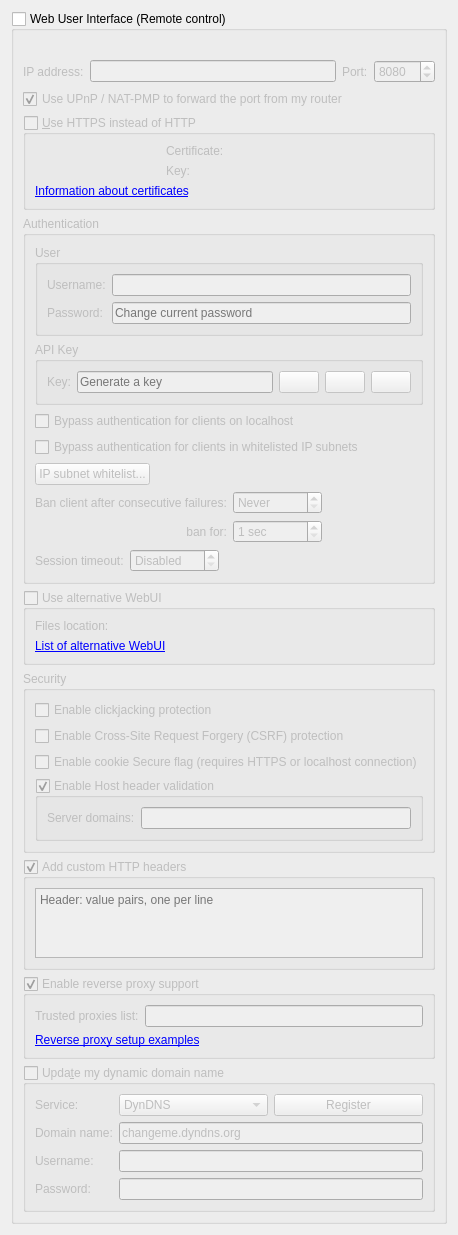
          <widget class="QWidget" name="scrollAreaWidgetContents_7">
           <property name="geometry">
            <rect>
             <x>0</x>
             <y>0</y>
             <width>382</width>
             <height>1045</height>
            </rect>
           </property>
           <layout class="QVBoxLayout" name="verticalLayout_23">
            <item>
             <widget class="QGroupBox" name="checkWebUI">
              <property name="title">
               <string>Web User Interface (Remote control)</string>
              </property>
              <property name="checkable">
               <bool>true</bool>
              </property>
              <property name="checked">
               <bool>false</bool>
              </property>
              <layout class="QVBoxLayout" name="verticalLayout_2">
               <item>
                <widget class="QLabel" name="labelWebUIError">
                 <property name="font">
                  <font>
                   <italic>true</italic>
                  </font>
                 </property>
                 <property name="text">
                  <string/>
                 </property>
                </widget>
               </item>
               <item>
                <layout class="QHBoxLayout" name="horizontalLayout_2">
                 <item>
                  <widget class="QLabel" name="lblWebUIAddress">
                   <property name="text">
                    <string>IP address:</string>
                   </property>
                  </widget>
                 </item>
                 <item>
                  <widget class="QLineEdit" name="textWebUIAddress">
                   <property name="toolTip">
                    <string>IP address that the Web UI will bind to.
Specify an IPv4 or IPv6 address. You can specify &quot;0.0.0.0&quot; for any IPv4 address,
&quot;::&quot; for any IPv6 address, or &quot;*&quot; for both IPv4 and IPv6.</string>
                   </property>
                  </widget>
                 </item>
                 <item>
                  <widget class="QLabel" name="lblWebUIPort">
                   <property name="text">
                    <string>Port:</string>
                   </property>
                  </widget>
                 </item>
                 <item>
                  <widget class="QSpinBox" name="spinWebUIPort">
                   <property name="minimum">
                    <number>1</number>
                   </property>
                   <property name="maximum">
                    <number>65535</number>
                   </property>
                   <property name="value">
                    <number>8080</number>
                   </property>
                  </widget>
                 </item>
                </layout>
               </item>
               <item>
                <widget class="QCheckBox" name="checkWebUIUPnP">
                 <property name="text">
                  <string>Use UPnP / NAT-PMP to forward the port from my router</string>
                 </property>
                 <property name="checked">
                  <bool>true</bool>
                 </property>
                </widget>
               </item>
               <item>
                <widget class="QGroupBox" name="checkWebUIHttps">
                 <property name="title">
                  <string>&amp;Use HTTPS instead of HTTP</string>
                 </property>
                 <property name="checkable">
                  <bool>true</bool>
                 </property>
                 <property name="checked">
                  <bool>false</bool>
                 </property>
                 <layout class="QGridLayout" name="gridLayout_11">
                  <item row="0" column="0">
                   <widget class="QLabel" name="lblSslCertStatus"/>
                  </item>
                  <item row="0" column="1">
                   <widget class="QLabel" name="lblWebUICrt">
                    <property name="text">
                     <string>Certificate:</string>
                    </property>
                   </widget>
                  </item>
                  <item row="0" column="2">
                   <widget class="FileSystemPathLineEdit" name="textWebUIHttpsCert" native="true"/>
                  </item>
                  <item row="1" column="0">
                   <widget class="QLabel" name="lblSslKeyStatus"/>
                  </item>
                  <item row="1" column="1">
                   <widget class="QLabel" name="lblWebUIKey">
                    <property name="text">
                     <string>Key:</string>
                    </property>
                   </widget>
                  </item>
                  <item row="1" column="2">
                   <widget class="FileSystemPathLineEdit" name="textWebUIHttpsKey" native="true"/>
                  </item>
                  <item row="2" column="0" colspan="3">
                   <widget class="QLabel" name="lblWebUICertInfo">
                    <property name="text">
                     <string>&lt;a href=https://httpd.apache.org/docs/current/ssl/ssl_faq.html#aboutcerts&gt;Information about certificates&lt;/a&gt;</string>
                    </property>
                    <property name="openExternalLinks">
                     <bool>true</bool>
                    </property>
                    <property name="textInteractionFlags">
                     <set>Qt::TextInteractionFlag::LinksAccessibleByKeyboard|Qt::TextInteractionFlag::LinksAccessibleByMouse</set>
                    </property>
                   </widget>
                  </item>
                 </layout>
                </widget>
               </item>
               <item>
                <widget class="QGroupBox" name="groupWebUIAuth">
                 <property name="title">
                  <string>Authentication</string>
                 </property>
                 <layout class="QVBoxLayout" name="verticalLayout_35">
                  <item>
                   <widget class="QGroupBox" name="groupWebUIUser">
                    <property name="title">
                     <string>User</string>
                    </property>
                    <layout class="QGridLayout" name="gridLayoutUser">
                     <item row="0" column="0">
                      <widget class="QLabel" name="lblWebUIUsername">
                       <property name="text">
                        <string>Username:</string>
                       </property>
                      </widget>
                     </item>
                     <item row="0" column="1">
                      <widget class="QLineEdit" name="textWebUIUsername"/>
                     </item>
                     <item row="1" column="0">
                      <widget class="QLabel" name="lblWebUIPassword">
                       <property name="text">
                        <string>Password:</string>
                       </property>
                      </widget>
                     </item>
                     <item row="1" column="1">
                      <widget class="QLineEdit" name="textWebUIPassword">
                       <property name="echoMode">
                        <enum>QLineEdit::EchoMode::Password</enum>
                       </property>
                       <property name="placeholderText">
                        <string>Change current password</string>
                       </property>
                      </widget>
                     </item>
                    </layout>
                   </widget>
                  </item>
                  <item>
                   <widget class="QGroupBox" name="groupWebUIAPIKey">
                    <property name="title">
                     <string>API Key</string>
                    </property>
                    <layout class="QGridLayout" name="gridLayoutAPIKey">
                     <item row="0" column="0">
                      <widget class="QLabel" name="lblWebUIAPIKey">
                       <property name="text">
                        <string>Key:</string>
                       </property>
                      </widget>
                     </item>
                     <item row="0" column="1">
                      <layout class="QHBoxLayout" name="horizontalLayoutAPIKey">
                       <item>
                        <widget class="QLineEdit" name="textWebUIAPIKey">
                         <property name="readOnly">
                          <bool>true</bool>
                         </property>
                         <property name="placeholderText">
                          <string>Generate a key</string>
                         </property>
                        </widget>
                       </item>
                       <item>
                        <widget class="QPushButton" name="btnWebUIAPIKeyCopy">
                         <property name="enabled">
                          <bool>false</bool>
                         </property>
                         <property name="toolTip">
                          <string>Copy API key</string>
                         </property>
                         <property name="icon">
                          <iconset>
                           <normaloff>:/icons/edit-copy.svg</normaloff>:/icons/edit-copy.svg</iconset>
                         </property>
                        </widget>
                       </item>
                       <item>
                        <widget class="QPushButton" name="btnWebUIAPIKeyRotate">
                         <property name="toolTip">
                          <string>Generate API key</string>
                         </property>
                         <property name="icon">
                          <iconset>
                           <normaloff>:/icons/view-refresh.svg</normaloff>:/icons/view-refresh.svg</iconset>
                         </property>
                        </widget>
                       </item>
                       <item>
                        <widget class="QPushButton" name="btnWebUIAPIKeyDelete">
                         <property name="toolTip">
                          <string>Delete API key</string>
                         </property>
                         <property name="icon">
                          <iconset>
                           <normaloff>:/icons/list-remove.svg</normaloff>:/icons/list-remove.svg</iconset>
                         </property>
                        </widget>
                       </item>
                      </layout>
                     </item>
                    </layout>
                   </widget>
                  </item>
                  <item>
                   <widget class="QCheckBox" name="checkBypassLocalAuth">
                    <property name="text">
                     <string>Bypass authentication for clients on localhost</string>
                    </property>
                   </widget>
                  </item>
                  <item>
                   <widget class="QCheckBox" name="checkBypassAuthSubnetWhitelist">
                    <property name="text">
                     <string>Bypass authentication for clients in whitelisted IP subnets</string>
                    </property>
                   </widget>
                  </item>
                  <item>
                   <widget class="QPushButton" name="IPSubnetWhitelistButton">
                    <property name="sizePolicy">
                     <sizepolicy hsizetype="Fixed" vsizetype="Fixed">
                      <horstretch>0</horstretch>
                      <verstretch>0</verstretch>
                     </sizepolicy>
                    </property>
                    <property name="text">
                     <string>IP subnet whitelist...</string>
                    </property>
                   </widget>
                  </item>
                  <item>
                   <layout class="QGridLayout" name="gridLayout_10">
                    <item row="0" column="0">
                     <widget class="QLabel" name="lblBanCounter">
                      <property name="text">
                       <string>Ban client after consecutive failures:</string>
                      </property>
                     </widget>
                    </item>
                    <item row="0" column="1">
                     <widget class="QSpinBox" name="spinBanCounter">
                      <property name="specialValueText">
                       <string>Never</string>
                      </property>
                      <property name="maximum">
                       <number>2147483647</number>
                      </property>
                     </widget>
                    </item>
                    <item row="0" column="2">
                     <spacer name="horizontalSpacer_15">
                      <property name="orientation">
                       <enum>Qt::Orientation::Horizontal</enum>
                      </property>
                      <property name="sizeHint" stdset="0">
                       <size>
                        <width>40</width>
                        <height>20</height>
                       </size>
                      </property>
                     </spacer>
                    </item>
                    <item row="1" column="0">
                     <widget class="QLabel" name="lblBanDuration">
                      <property name="text">
                       <string>ban for:</string>
                      </property>
                      <property name="alignment">
                       <set>Qt::AlignmentFlag::AlignRight|Qt::AlignmentFlag::AlignTrailing|Qt::AlignmentFlag::AlignVCenter</set>
                      </property>
                     </widget>
                    </item>
                    <item row="1" column="1">
                     <widget class="QSpinBox" name="spinBanDuration">
                      <property name="suffix">
                       <string> sec</string>
                      </property>
                      <property name="minimum">
                       <number>1</number>
                      </property>
                      <property name="maximum">
                       <number>2147483647</number>
                      </property>
                     </widget>
                    </item>
                   </layout>
                  </item>
                  <item>
                   <layout class="QHBoxLayout" name="horizontalLayout_13">
                    <item>
                     <widget class="QLabel" name="lblSessionTimeout">
                      <property name="text">
                       <string>Session timeout:</string>
                      </property>
                     </widget>
                    </item>
                    <item>
                     <widget class="QSpinBox" name="spinSessionTimeout">
                      <property name="specialValueText">
                       <string>Disabled</string>
                      </property>
                      <property name="suffix">
                       <string> sec</string>
                      </property>
                      <property name="maximum">
                       <number>2147483647</number>
                      </property>
                     </widget>
                    </item>
                    <item>
                     <spacer name="horizontalSpacer_11">
                      <property name="orientation">
                       <enum>Qt::Orientation::Horizontal</enum>
                      </property>
                      <property name="sizeHint" stdset="0">
                       <size>
                        <width>40</width>
                        <height>20</height>
                       </size>
                      </property>
                     </spacer>
                    </item>
                   </layout>
                  </item>
                 </layout>
                </widget>
               </item>
               <item>
                <widget class="QGroupBox" name="groupAltWebUI">
                 <property name="title">
                  <string>Use alternative WebUI</string>
                 </property>
                 <property name="checkable">
                  <bool>true</bool>
                 </property>
                 <property name="checked">
                  <bool>false</bool>
                 </property>
                 <layout class="QVBoxLayout" name="verticalLayout_41">
                  <item>
                   <layout class="QHBoxLayout" name="horizontalLayout_5">
                    <item>
                     <widget class="QLabel" name="labelWebUIRootFolder">
                      <property name="text">
                       <string>Files location:</string>
                      </property>
                     </widget>
                    </item>
                    <item>
                     <widget class="FileSystemPathLineEdit" name="textWebUIRootFolder" native="true"/>
                    </item>
                   </layout>
                  </item>
                  <item>
                   <widget class="QLabel" name="lblAltWebUIList">
                    <property name="text">
                     <string>&lt;a href=&quot;https://github.com/qbittorrent/qBittorrent/wiki/List-of-known-alternate-WebUIs&quot;&gt;List of alternative WebUI&lt;/a&gt;</string>
                    </property>
                    <property name="openExternalLinks">
                     <bool>true</bool>
                    </property>
                    <property name="textInteractionFlags">
                     <set>Qt::TextInteractionFlag::LinksAccessibleByKeyboard|Qt::TextInteractionFlag::LinksAccessibleByMouse</set>
                    </property>
                   </widget>
                  </item>
                 </layout>
                </widget>
               </item>
               <item>
                <widget class="QGroupBox" name="groupBox_3">
                 <property name="title">
                  <string>Security</string>
                 </property>
                 <layout class="QVBoxLayout" name="verticalLayout_33">
                  <item>
                   <widget class="QCheckBox" name="checkClickjacking">
                    <property name="text">
                     <string>Enable clickjacking protection</string>
                    </property>
                   </widget>
                  </item>
                  <item>
                   <widget class="QCheckBox" name="checkCSRFProtection">
                    <property name="text">
                     <string>Enable Cross-Site Request Forgery (CSRF) protection</string>
                    </property>
                   </widget>
                  </item>
                  <item>
                   <widget class="QCheckBox" name="checkSecureCookie">
                    <property name="text">
                     <string>Enable cookie Secure flag (requires HTTPS or localhost connection)</string>
                    </property>
                   </widget>
                  </item>
                  <item>
                   <widget class="QGroupBox" name="groupHostHeaderValidation">
                    <property name="title">
                     <string>Enable Host header validation</string>
                    </property>
                    <property name="checkable">
                     <bool>true</bool>
                    </property>
                    <layout class="QVBoxLayout" name="verticalLayout_32">
                     <item>
                      <layout class="QHBoxLayout" name="horizontalLayout_10">
                       <item>
                        <widget class="QLabel" name="labelServerDomains">
                         <property name="text">
                          <string>Server domains:</string>
                         </property>
                        </widget>
                       </item>
                       <item>
                        <widget class="QLineEdit" name="textServerDomains">
                         <property name="toolTip">
                          <string>Whitelist for filtering HTTP Host header values.
In order to defend against DNS rebinding attack,
you should put in domain names used by WebUI server.
 Use ';' to split multiple entries. Can use wildcard '*'.</string>
                         </property>
                        </widget>
                       </item>
                      </layout>
                     </item>
                    </layout>
                   </widget>
                  </item>
                 </layout>
                </widget>
               </item>
               <item>
                <widget class="QGroupBox" name="groupWebUIAddCustomHTTPHeaders">
                 <property name="title">
                  <string>Add custom HTTP headers</string>
                 </property>
                 <property name="checkable">
                  <bool>true</bool>
                 </property>
                 <layout class="QVBoxLayout" name="verticalLayout_8">
                  <item>
                   <widget class="QPlainTextEdit" name="textWebUICustomHTTPHeaders">
                    <property name="tabChangesFocus">
                     <bool>true</bool>
                    </property>
                    <property name="lineWrapMode">
                     <enum>QPlainTextEdit::LineWrapMode::NoWrap</enum>
                    </property>
                    <property name="placeholderText">
                     <string>Header: value pairs, one per line</string>
                    </property>
                   </widget>
                  </item>
                 </layout>
                </widget>
               </item>
               <item>
                <widget class="QGroupBox" name="groupEnableReverseProxySupport">
                 <property name="title">
                  <string>Enable reverse proxy support</string>
                 </property>
                 <property name="checkable">
                  <bool>true</bool>
                 </property>
                 <layout class="QVBoxLayout" name="verticalLayout_331">
                  <item>
                   <layout class="QHBoxLayout" name="horizontalLayout_131">
                    <item>
                     <widget class="QLabel" name="lblReverseProxiesList">
                      <property name="text">
                       <string>Trusted proxies list:</string>
                      </property>
                     </widget>
                    </item>
                    <item>
                     <widget class="QLineEdit" name="textTrustedReverseProxiesList">
                      <property name="toolTip">
                       <string>Specify reverse proxy IPs (or subnets, e.g. 0.0.0.0/24) in order to use forwarded client address (X-Forwarded-For header). Use ';' to split multiple entries.</string>
                      </property>
                     </widget>
                    </item>
                   </layout>
                  </item>
                  <item>
                   <widget class="QLabel" name="labelReverseProxyLink">
                    <property name="text">
                     <string>&lt;a href=https://github.com/qbittorrent/qBittorrent/wiki#reverse-proxy-setup-for-webui-access&gt;Reverse proxy setup examples&lt;/a&gt;</string>
                    </property>
                    <property name="openExternalLinks">
                     <bool>true</bool>
                    </property>
                    <property name="textInteractionFlags">
                     <set>Qt::TextInteractionFlag::LinksAccessibleByKeyboard|Qt::TextInteractionFlag::LinksAccessibleByMouse</set>
                    </property>
                   </widget>
                  </item>
                 </layout>
                </widget>
               </item>
               <item>
                <widget class="QGroupBox" name="checkDynDNS">
                 <property name="title">
                  <string>Upda&amp;te my dynamic domain name</string>
                 </property>
                 <property name="checkable">
                  <bool>true</bool>
                 </property>
                 <property name="checked">
                  <bool>false</bool>
                 </property>
                 <layout class="QFormLayout" name="formLayout_5">
                  <item row="0" column="0">
                   <widget class="QLabel" name="label_19">
                    <property name="text">
                     <string>Service:</string>
                    </property>
                   </widget>
                  </item>
                  <item row="0" column="1">
                   <layout class="QHBoxLayout" name="horizontalLayout_3">
                    <item>
                     <widget class="QComboBox" name="comboDNSService">
                      <item>
                       <property name="text">
                        <string notr="true">DynDNS</string>
                       </property>
                      </item>
                      <item>
                       <property name="text">
                        <string notr="true">No-IP</string>
                       </property>
                      </item>
                     </widget>
                    </item>
                    <item>
                     <widget class="QPushButton" name="registerDNSBtn">
                      <property name="text">
                       <string>Register</string>
                      </property>
                     </widget>
                    </item>
                   </layout>
                  </item>
                  <item row="1" column="0">
                   <widget class="QLabel" name="label_20">
                    <property name="text">
                     <string>Domain name:</string>
                    </property>
                   </widget>
                  </item>
                  <item row="1" column="1">
                   <widget class="QLineEdit" name="domainNameTxt">
                    <property name="text">
                     <string notr="true">changeme.dyndns.org</string>
                    </property>
                   </widget>
                  </item>
                  <item row="2" column="0">
                   <widget class="QLabel" name="label_21">
                    <property name="text">
                     <string>Username:</string>
                    </property>
                   </widget>
                  </item>
                  <item row="2" column="1">
                   <widget class="QLineEdit" name="DNSUsernameTxt"/>
                  </item>
                  <item row="3" column="0">
                   <widget class="QLabel" name="label_22">
                    <property name="text">
                     <string>Password:</string>
                    </property>
                   </widget>
                  </item>
                  <item row="3" column="1">
                   <widget class="QLineEdit" name="DNSPasswordTxt">
                    <property name="echoMode">
                     <enum>QLineEdit::EchoMode::Password</enum>
                    </property>
                   </widget>
                  </item>
                 </layout>
                </widget>
               </item>
              </layout>
             </widget>
            </item>
            <item>
             <spacer name="verticalSpacer">
              <property name="orientation">
               <enum>Qt::Orientation::Vertical</enum>
              </property>
              <property name="sizeHint" stdset="0">
               <size>
                <width>20</width>
                <height>40</height>
               </size>
              </property>
             </spacer>
            </item>
           </layout>
          </widget>
